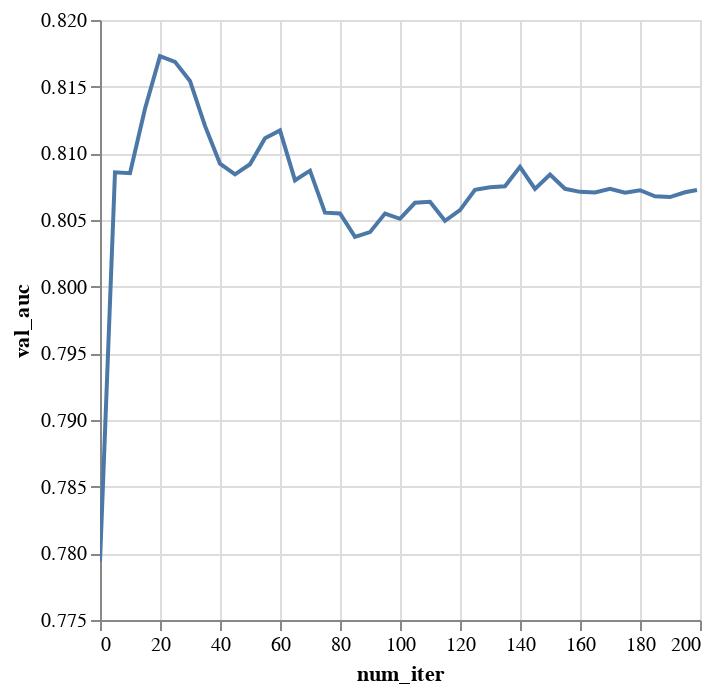

The notebook cell saved with this chart:
### Code cell
df_score.plot.line(x="num_iter:Q", y="val_auc:Q").configure_scale(zero=False)

### Figure 1 — Vega-Lite specification as saved in the notebook (floating-point values rounded to 4 significant figures)
{"config": {"view": {"continuousWidth": 300, "continuousHeight": 300}, "scale": {"zero": false}}, "data": {"name": "data-1f58c23fbff0895f104c64072a3fcf9e"}, "mark": {"type": "line", "tooltip": true}, "encoding": {"x": {"field": "num_iter", "type": "quantitative"}, "y": {"field": "val_auc", "type": "quantitative"}}, "params": [{"name": "param_5", "select": {"type": "interval", "encodings": ["x", "y"]}, "bind": "scales"}], "$schema": "https://vega.github.io/schema/vega-lite/v5.20.1.json", "datasets": {"data-1f58c23fbff0895f104c64072a3fcf9e": [{"num_iter": 0, "train_auc": 0.8673, "val_auc": 0.7794}, {"num_iter": 5, "train_auc": 0.9309, "val_auc": 0.8086}, {"num_iter": 10, "train_auc": 0.9545, "val_auc": 0.8085}, {"num_iter": 15, "train_auc": 0.9655, "val_auc": 0.8133}, {"num_iter": 20, "train_auc": 0.9746, "val_auc": 0.8173}, {"num_iter": 25, "train_auc": 0.9795, "val_auc": 0.8169}, {"num_iter": 30, "train_auc": 0.9858, "val_auc": 0.8154}, {"num_iter": 35, "train_auc": 0.9901, "val_auc": 0.8121}, {"num_iter": 40, "train_auc": 0.9942, "val_auc": 0.8092}, {"num_iter": 45, "train_auc": 0.9955, "val_auc": 0.8084}, {"num_iter": 50, "train_auc": 0.9965, "val_auc": 0.8092}, {"num_iter": 55, "train_auc": 0.9977, "val_auc": 0.8111}, {"num_iter": 60, "train_auc": 0.9982, "val_auc": 0.8117}, {"num_iter": 65, "train_auc": 0.9989, "val_auc": 0.808}, {"num_iter": 70, "train_auc": 0.9993, "val_auc": 0.8087}, {"num_iter": 75, "train_auc": 0.9997, "val_auc": 0.8055}, {"num_iter": 80, "train_auc": 0.9998, "val_auc": 0.8055}, {"num_iter": 85, "train_auc": 0.9999, "val_auc": 0.8037}, {"num_iter": 90, "train_auc": 0.9999, "val_auc": 0.8041}, {"num_iter": 95, "train_auc": 1.0, "val_auc": 0.8055}, {"num_iter": 100, "train_auc": 1.0, "val_auc": 0.8051}, {"num_iter": 105, "train_auc": 1.0, "val_auc": 0.8063}, {"num_iter": 110, "train_auc": 1.0, "val_auc": 0.8064}, {"num_iter": 115, "train_auc": 1.0, "val_auc": 0.8049}, {"num_iter": 120, "train_auc": 1.0, "val_auc": 0.8057}, {"num_iter": 125, "train_auc": 1.0, "val_auc": 0.8073}, {"num_iter": 130, "train_auc": 1.0, "val_auc": 0.8075}, {"num_iter": 135, "train_auc": 1.0, "val_auc": 0.8075}, {"num_iter": 140, "train_auc": 1.0, "val_auc": 0.809}, {"num_iter": 145, "train_auc": 1.0, "val_auc": 0.8073}, {"num_iter": 150, "train_auc": 1.0, "val_auc": 0.8084}, {"num_iter": 155, "train_auc": 1.0, "val_auc": 0.8073}, {"num_iter": 160, "train_auc": 1.0, "val_auc": 0.8071}, {"num_iter": 165, "train_auc": 1.0, "val_auc": 0.8071}, {"num_iter": 170, "train_auc": 1.0, "val_auc": 0.8073}, {"num_iter": 175, "train_auc": 1.0, "val_auc": 0.807}, {"num_iter": 180, "train_auc": 1.0, "val_auc": 0.8072}, {"num_iter": 185, "train_auc": 1.0, "val_auc": 0.8068}, {"num_iter": 190, "train_auc": 1.0, "val_auc": 0.8067}, {"num_iter": 195, "train_auc": 1.0, "val_auc": 0.8071}, {"num_iter": 199, "train_auc": 1.0, "val_auc": 0.8073}]}}
